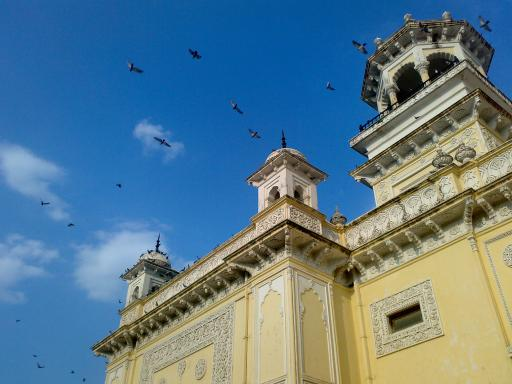
#> input picture images/home.jpg, 512 x 384 px
$ jupyter execute abd.ipynb   (shell and % lines are left out)
#> lines starting #> are read from the running program, lines starting #| are printed output that depends on the picture; after the words box and inside, x2 and y2 are one past the last pixel; in counts of white or black regions, pixels touching at a corner belong together
[cell 1]
import matplotlib.pyplot as plt
import cv2
import numpy as np
img = cv2.imread("images/home.jpg")
#> img is the input picture: shape (384, 512, 3); mean B, G, R 141.2, 123.9, 91.6

def img_to_grid(img, row, col):
    rowList = [[i.min(), i.max()] for i in np.array_split(range(img.shape[0]), row)]
    colList = [[i.min(), i.max()] for i in np.array_split(range(img.shape[1]), col)]
    print(colList)
    grid = [img[j:jj,i:ii,:] for j,jj in rowList for i,ii in colList]
    return grid

def plot_grid(grid, row, col, h=4, w=5):
    fig, ax = plt.subplots(nrows=row, ncols=col)
    [axi.set_axis_off() for axi in ax.ravel()]

    fig.set_figheight(h)
    fig.set_figwidth(w)
    c = 0
    for row in ax:
        for col in row:
            col.imshow(np.flip(grid[c], axis=-1))
            c+=1
    plt.show()

if __name__=='__main__':
    row, col = 7,5
    grid = img_to_grid(img, row, col)
#| [[0, 102], [103, 205], [206, 307], [308, 409], [410, 511]]
#> in img_to_grid, `grid = [img[j:jj,i:ii,:] for j,jj in rowList for i,ii in colList]`: grid = 35 items
#> grid = 35 items
    plot_grid(grid, row, col)
#> after the loop in plot_grid, `for row in ax:`: c = 35
#> in plot_grid, `plt.show()`:
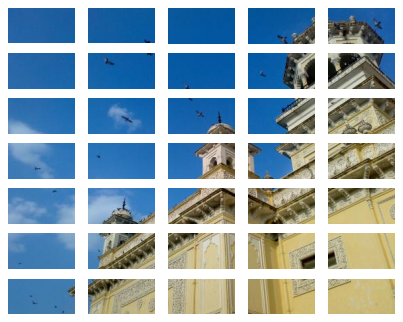
#> figure drawn by matplotlib, 35 panels

[cell 2]
import cv2
import numpy as np
import random

img = cv2.imread('images/home.jpg')

width = img.shape[1]
#> width = 512
height = img.shape[0]
#> height = 384

top = random.choice(['male', 'female', 'flat'])
right = random.choice(['male', 'female', 'flat'])
bottom = random.choice(['male', 'female', 'flat'])
left = random.choice(['male', 'female', 'flat'])

offset = 35
points = []

# Add the top left corner point
points.append((offset, offset))

# Add the top side points
if top != 'flat':
    points.append((width//2 - offset, offset))
    if top == 'male':
        points.append((width // 2 - offset, 0))
        points.append((width // 2 + offset, 0))
    else:
        points.append((width // 2 - offset, offset * 2))
        points.append((width // 2 + offset, offset * 2))
    points.append((width//2 + offset, offset))

# Add the top right corner point
points.append((width - offset, offset))

# Add the right side points
if right != 'flat':
    points.append((width - offset, height//2 - offset))
    if top == 'male':
        points.append((width, height//2 - offset))
        points.append((width, height//2 + offset))
    else:
        points.append((width - offset*2, height//2 - offset))
        points.append((width - offset*2, height//2 + offset))
    points.append((width - offset, height//2 + offset))


# Add the bottom right corner point
points.append((width - offset, height - offset))

# Add the bottom side points
if bottom != 'flat':
    points.append((width//2 + offset, height - offset))
    if top == 'male':
        points.append((width//2 + offset, height))
        points.append((width//2 - offset, height))
    else:
        points.append((width//2 + offset, height - offset*2))
        points.append((width//2 - offset, height - offset*2))
    points.append((width//2 - offset, height - offset))

# Add the bottom left corner point
points.append((offset, height - offset))

# Add the left side points
if left != 'flat':
    points.append((offset, height//2 + offset))
    if top == 'male':
        points.append((offset*2, height//2 + offset))
        points.append((offset*2, height//2 - offset))
    elif top == 'female':
        points.append((0, height//2 + offset))
        points.append((0, height//2 - offset))
    points.append((offset, height//2 - offset))

# Convert the points to a numpy array
points = np.array(points, np.int32)
#> points = 20 rows, first 8: [35, 35], [221, 35], [221, 70], [291, 70], [291, 35], [477, 35], [477, 157], [442, 157]

# Create a mask for the piece shape
mask = np.zeros((height, width, 3), np.uint8)
#> mask: shape (384, 512, 3); every value is 0
cv2.fillPoly(mask, [points], (255, 255, 255))
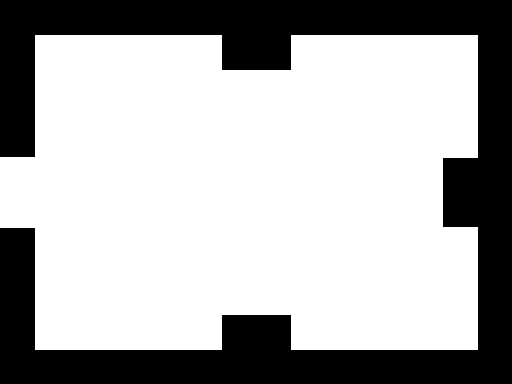
#> mask: shape (384, 512, 3); 68.6% white; 1 black region, box (x1, y1, x2, y2) and area: (0, 0, 512, 384) 61823

img = cv2.bitwise_and(img, mask)
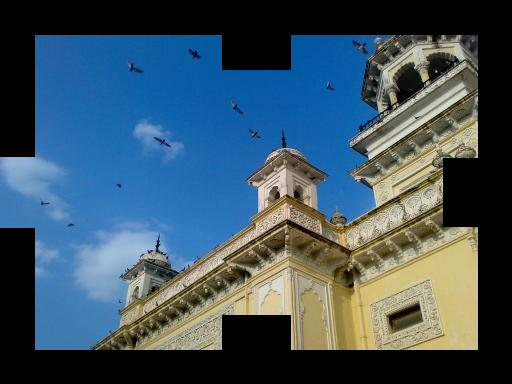
#> img: shape (384, 512, 3); mean B, G, R 97.5, 83.9, 60.9
cv2.imshow('Puzzle Piece', img)
cv2.waitKey(0)
cv2.destroyAllWindows()

$ run again, with images/coins.jpg copied over images/home.jpg
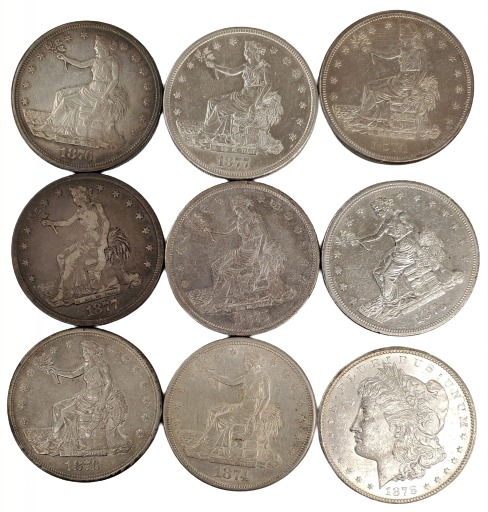
#> input picture images/coins.jpg, 488 x 512 px
#> img is the input picture: shape (512, 488, 3); mean B, G, R 160.9, 170.2, 178.6
#| [[0, 97], [98, 195], [196, 293], [294, 390], [391, 487]]
#> in img_to_grid, `grid = [img[j:jj,i:ii,:] for j,jj in rowList for i,ii in colList]`: grid = 35 items
#> after the loop in plot_grid, `for row in ax:`: c = 35
#> points = 20 rows, first 8: [35, 35], [209, 35], [209, 70], [279, 70], [279, 35], [453, 35], [453, 221], [418, 221]
#> `cv2.fillPoly(mask, [points], (255, 255, 255))`:
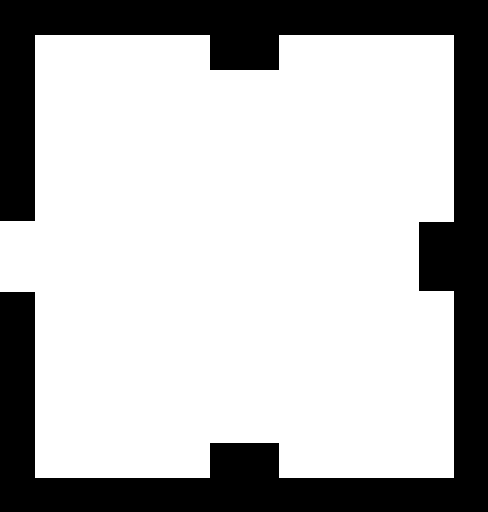
#> mask: shape (512, 488, 3); 72.4% white; 1 black region, box (x1, y1, x2, y2) and area: (0, 0, 488, 512) 68999
#> `img = cv2.bitwise_and(img, mask)`:
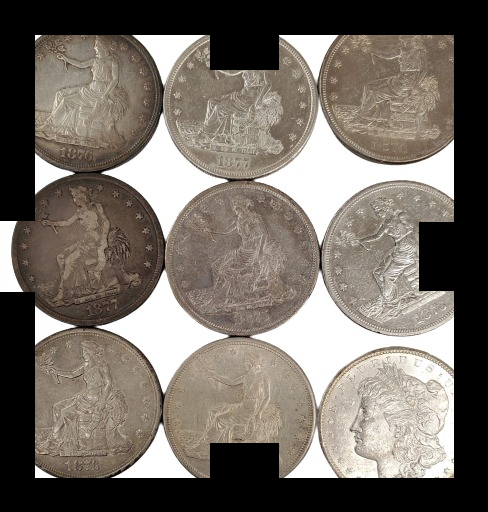
#> img: shape (512, 488, 3); mean B, G, R 102.7, 110.7, 118

$ run again, with images/uni-1.jpg copied over images/home.jpg
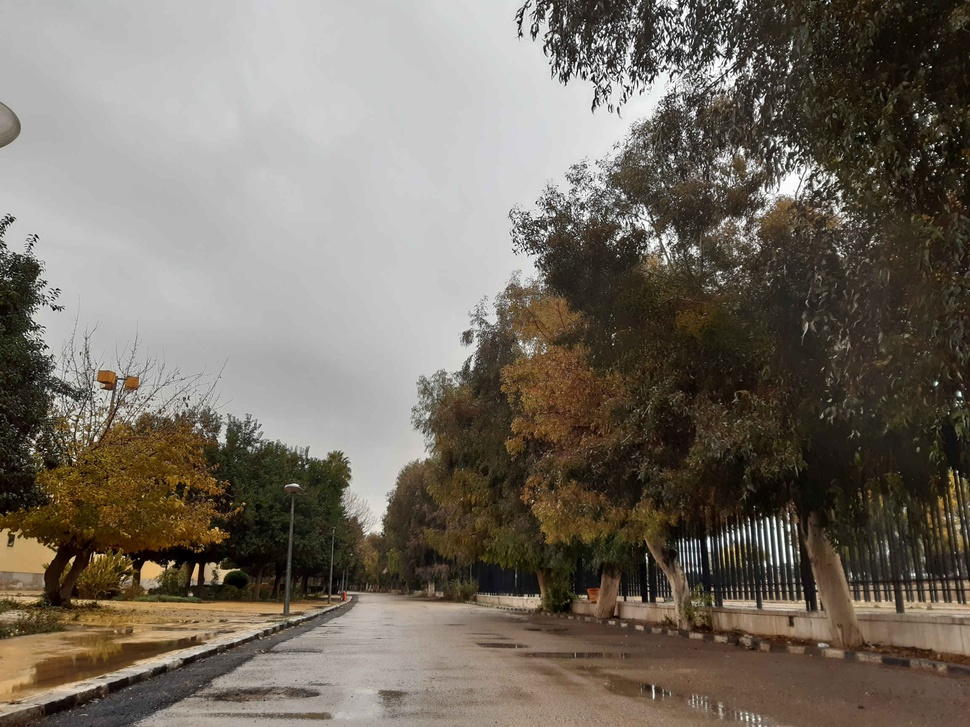
#> input picture images/uni-1.jpg, 970 x 727 px, shrunk from 2304 x 1728 before the run
#> img is the input picture: shape (727, 970, 3); mean B, G, R 98.9, 109.5, 117.2
#| [[0, 193], [194, 387], [388, 581], [582, 775], [776, 969]]
#> in img_to_grid, `grid = [img[j:jj,i:ii,:] for j,jj in rowList for i,ii in colList]`: grid = 35 items
#> after the loop in plot_grid, `for row in ax:`: c = 35
#> points = 20 rows, first 8: [35, 35], [450, 35], [450, 70], [520, 70], [520, 35], [935, 35], [935, 328], [900, 328]
#> `cv2.fillPoly(mask, [points], (255, 255, 255))`:
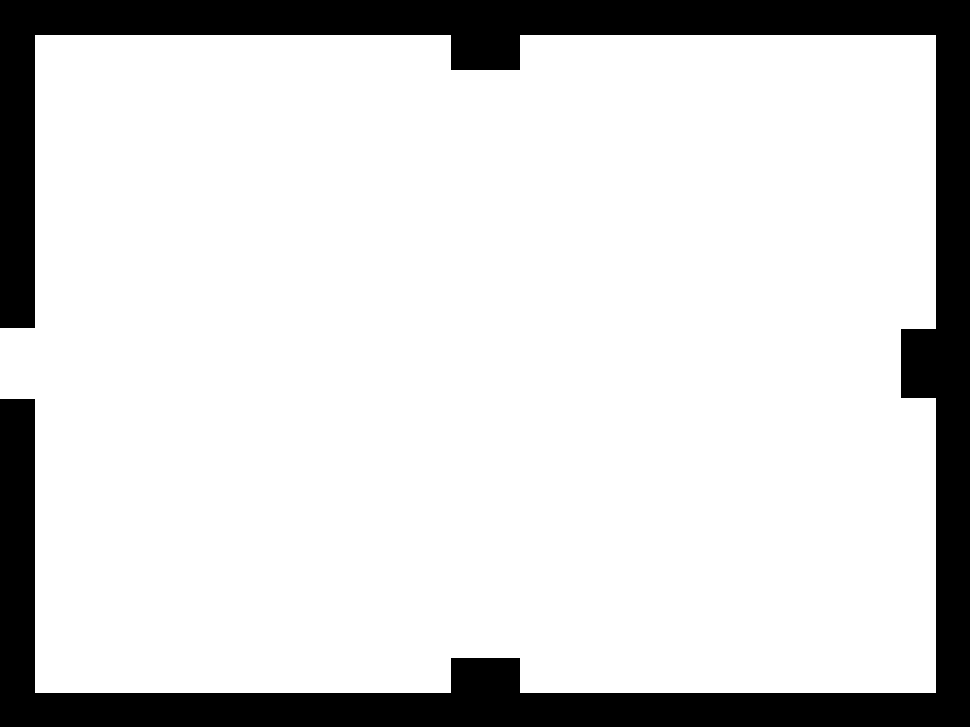
#> mask: shape (727, 970, 3); 83.4% white; 1 black region, box (x1, y1, x2, y2) and area: (0, 0, 970, 727) 117092
#> `img = cv2.bitwise_and(img, mask)`:
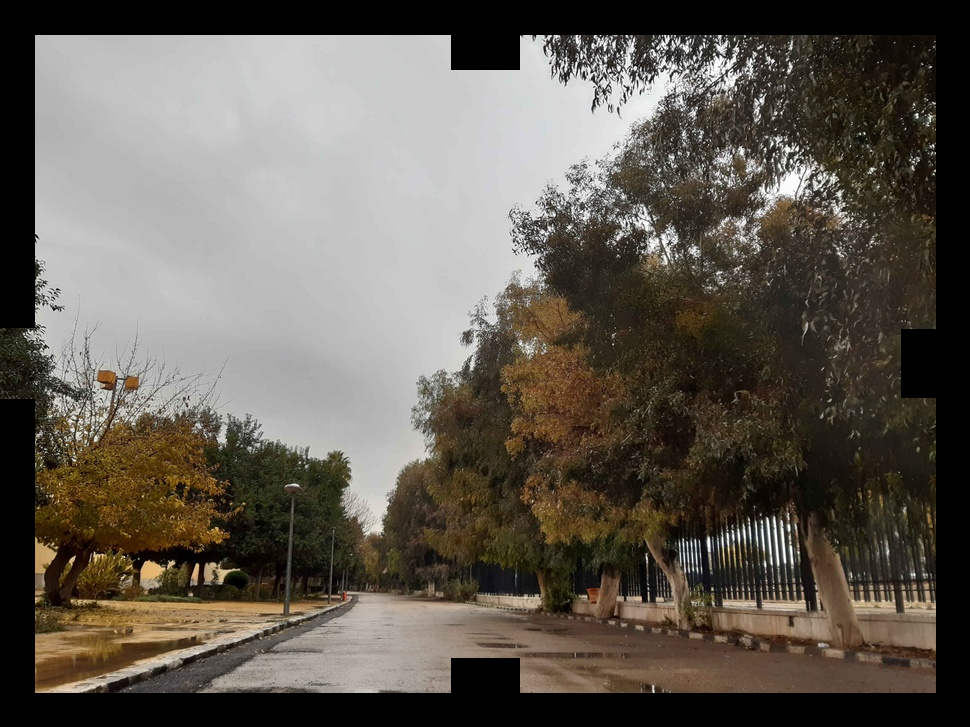
#> img: shape (727, 970, 3); mean B, G, R 82.7, 91.5, 97.7

$ run again, with images/uni-1_02x03_shuffled_948135.jpg copied over images/home.jpg
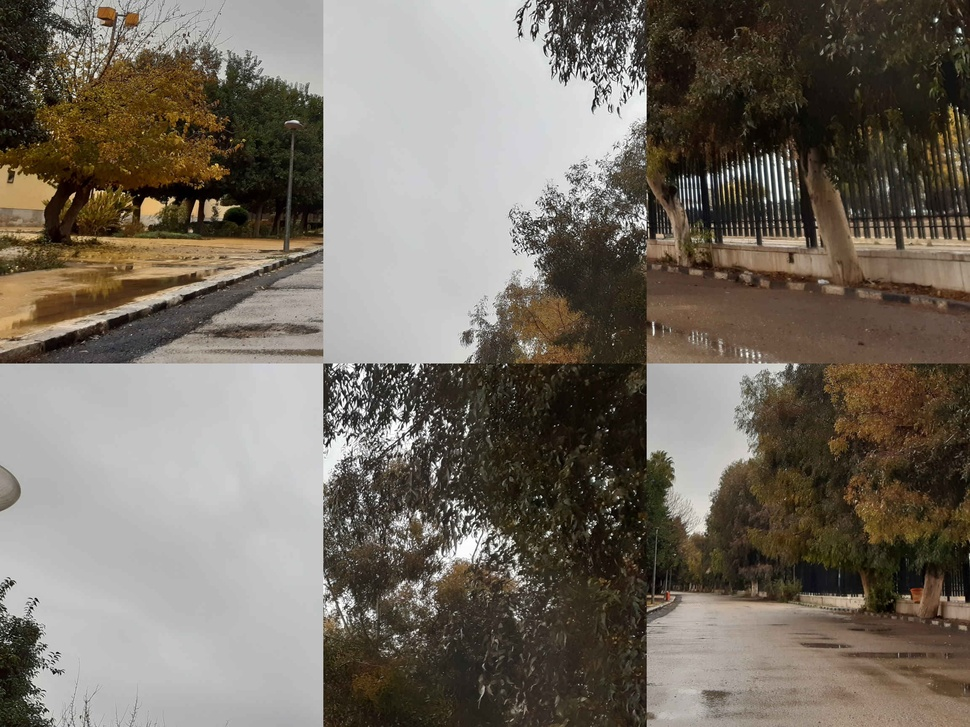
#> input picture images/uni-1_02x03_shuffled_948135.jpg, 970 x 727 px, shrunk from 2304 x 1728 before the run
#> img is the input picture: shape (727, 970, 3); mean B, G, R 98.9, 109.5, 117.2
#| [[0, 193], [194, 387], [388, 581], [582, 775], [776, 969]]
#> in img_to_grid, `grid = [img[j:jj,i:ii,:] for j,jj in rowList for i,ii in colList]`: grid = 35 items
#> after the loop in plot_grid, `for row in ax:`: c = 35
#> points = 20 rows, first 8: [35, 35], [450, 35], [450, 70], [520, 70], [520, 35], [935, 35], [935, 328], [900, 328]
#> `cv2.fillPoly(mask, [points], (255, 255, 255))`:
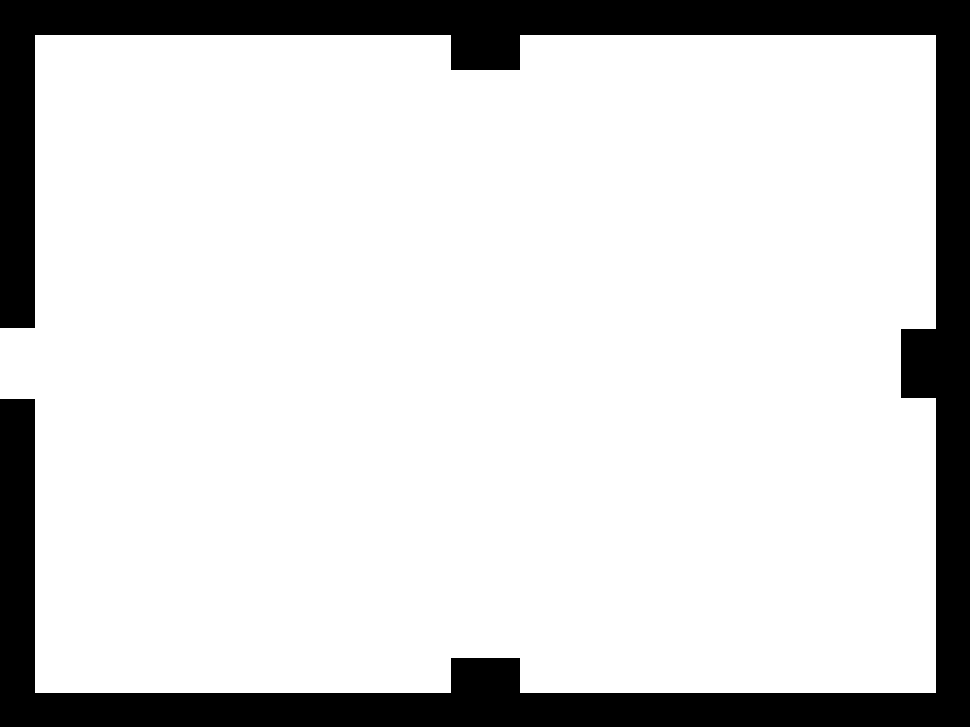
#> mask: shape (727, 970, 3); 83.4% white; 1 black region, box (x1, y1, x2, y2) and area: (0, 0, 970, 727) 117092
#> `img = cv2.bitwise_and(img, mask)`:
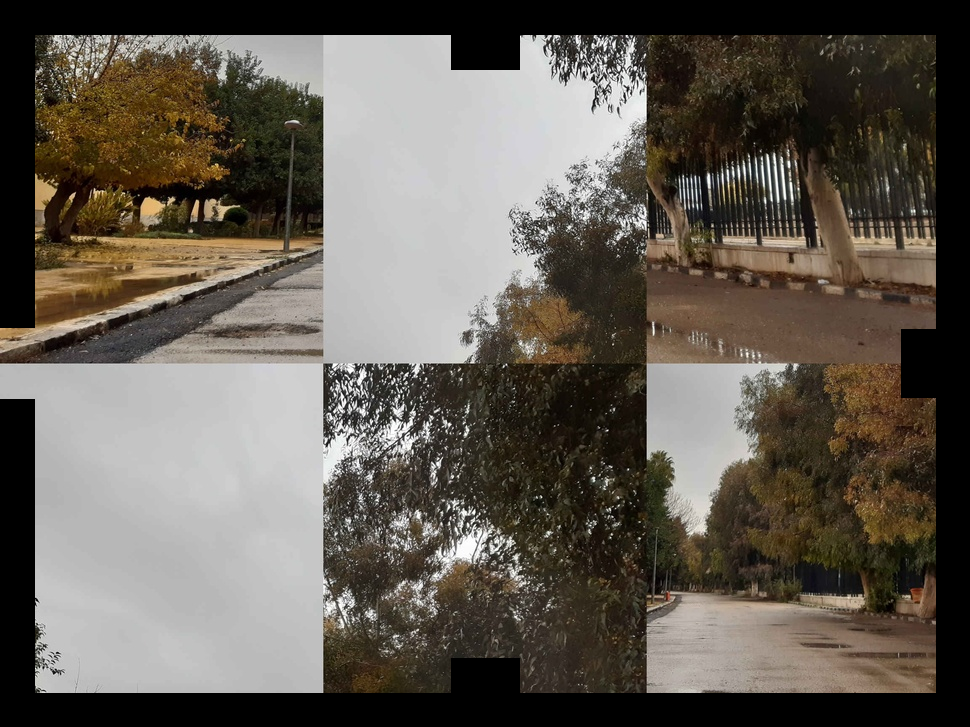
#> img: shape (727, 970, 3); mean B, G, R 83.5, 92.3, 98.7
